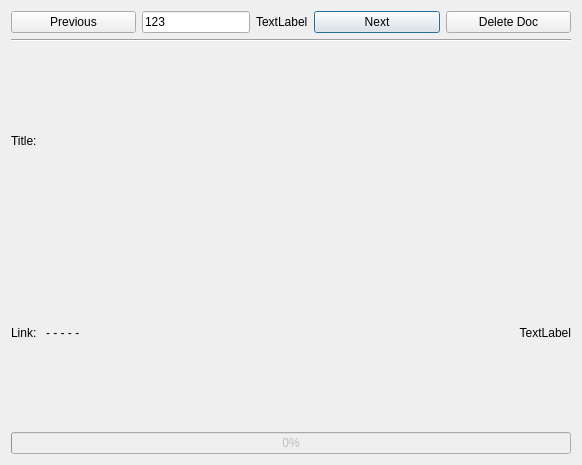
<?xml version="1.0" encoding="UTF-8"?>
<ui version="4.0">
 <class>view_doc_dialog</class>
 <widget class="QDialog" name="view_doc_dialog">
  <property name="geometry">
   <rect>
    <x>0</x>
    <y>0</y>
    <width>582</width>
    <height>465</height>
   </rect>
  </property>
  <property name="windowTitle">
   <string>View Doc</string>
  </property>
  <property name="locale">
   <locale language="English" country="UnitedStates"/>
  </property>
  <layout class="QVBoxLayout" name="verticalLayout_2">
   <item>
    <layout class="QHBoxLayout" name="horizontalLayout">
     <item>
      <widget class="QPushButton" name="prev_button">
       <property name="text">
        <string>Previous</string>
       </property>
       <property name="autoDefault">
        <bool>false</bool>
       </property>
      </widget>
     </item>
     <item>
      <widget class="QLineEdit" name="cur_page_no_edit">
       <property name="sizePolicy">
        <sizepolicy hsizetype="Fixed" vsizetype="Fixed">
         <horstretch>0</horstretch>
         <verstretch>0</verstretch>
        </sizepolicy>
       </property>
       <property name="minimumSize">
        <size>
         <width>0</width>
         <height>0</height>
        </size>
       </property>
       <property name="baseSize">
        <size>
         <width>0</width>
         <height>0</height>
        </size>
       </property>
       <property name="text">
        <string>123</string>
       </property>
      </widget>
     </item>
     <item>
      <widget class="QLabel" name="count_label">
       <property name="sizePolicy">
        <sizepolicy hsizetype="Maximum" vsizetype="Preferred">
         <horstretch>0</horstretch>
         <verstretch>0</verstretch>
        </sizepolicy>
       </property>
       <property name="text">
        <string>TextLabel</string>
       </property>
      </widget>
     </item>
     <item>
      <widget class="QPushButton" name="next_button">
       <property name="text">
        <string>Next</string>
       </property>
       <property name="default">
        <bool>true</bool>
       </property>
      </widget>
     </item>
     <item>
      <widget class="QPushButton" name="del_doc_button">
       <property name="text">
        <string>Delete Doc</string>
       </property>
      </widget>
     </item>
    </layout>
   </item>
   <item>
    <widget class="Line" name="line">
     <property name="orientation">
      <enum>Qt::Horizontal</enum>
     </property>
    </widget>
   </item>
   <item>
    <layout class="QHBoxLayout" name="horizontalLayout_2">
     <item>
      <widget class="QLabel" name="label">
       <property name="text">
        <string>Title: </string>
       </property>
      </widget>
     </item>
     <item>
      <widget class="QLabel" name="title_label">
       <property name="sizePolicy">
        <sizepolicy hsizetype="Expanding" vsizetype="Preferred">
         <horstretch>0</horstretch>
         <verstretch>0</verstretch>
        </sizepolicy>
       </property>
       <property name="text">
        <string/>
       </property>
       <property name="wordWrap">
        <bool>true</bool>
       </property>
      </widget>
     </item>
    </layout>
   </item>
   <item>
    <layout class="QHBoxLayout" name="horizontalLayout_3">
     <item>
      <widget class="QLabel" name="label_3">
       <property name="text">
        <string>Link: </string>
       </property>
      </widget>
     </item>
     <item>
      <widget class="QLabel" name="link_label">
       <property name="sizePolicy">
        <sizepolicy hsizetype="Expanding" vsizetype="Preferred">
         <horstretch>0</horstretch>
         <verstretch>0</verstretch>
        </sizepolicy>
       </property>
       <property name="text">
        <string>- - - - -</string>
       </property>
       <property name="wordWrap">
        <bool>true</bool>
       </property>
       <property name="openExternalLinks">
        <bool>true</bool>
       </property>
      </widget>
     </item>
     <item>
      <widget class="QLabel" name="feed_updated_label">
       <property name="text">
        <string>TextLabel</string>
       </property>
       <property name="alignment">
        <set>Qt::AlignRight|Qt::AlignTrailing|Qt::AlignVCenter</set>
       </property>
      </widget>
     </item>
    </layout>
   </item>
   <item>
    <layout class="QVBoxLayout" name="desc_view_Layout"/>
   </item>
   <item>
    <widget class="QProgressBar" name="progressBar">
     <property name="enabled">
      <bool>false</bool>
     </property>
     <property name="value">
      <number>0</number>
     </property>
    </widget>
   </item>
  </layout>
 </widget>
 <resources>
  <include location="myRes.qrc"/>
 </resources>
 <connections/>
</ui>
